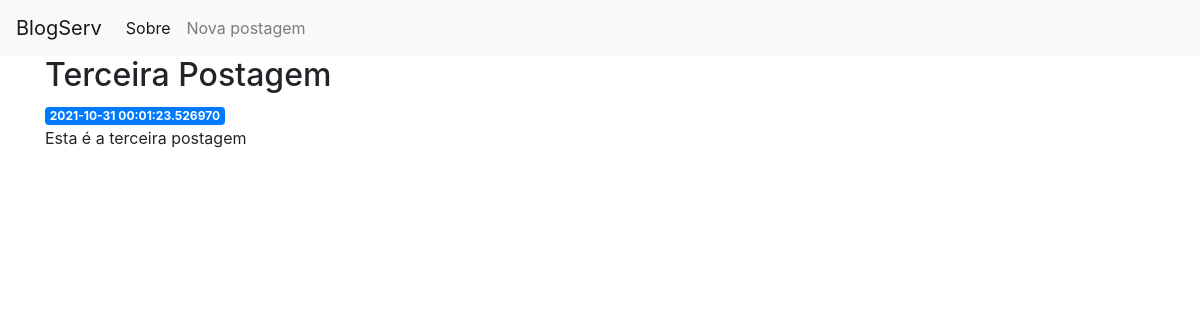
/4, run on the app's committed database.
### app.py (models this page shows)
class Posts(db.Model):
    id = db.Column(db.Integer, primary_key=True)
    created = db.Column(db.DateTime, default=datetime.datetime.utcnow)
    title = db.Column(db.String(80), nullable=False)
    content = db.Column(db.String(200), nullable=False)

### app.py (the view)
@app.route('/<int:post_id>')
def post(post_id):
    post = get_post(post_id)
    return render_template('post.html', post=post)

### app.py (called while the page is built)
def get_post(post_id):
    post = Posts.query.filter_by(id=post_id).first()
    if post is None:
        abort(404)
    return post

### templates/post.html
{% extends 'base.html' %}
{% block content %}
    <h2>{% block title %} {{ post['title'] }} {% endblock %}</h2>
    <span class="badge badge-primary">{{ post['created'] }}</span>
    <p>{{ post['content'] }}</p>
    {% endblock %}

### data on the page
Posts: title "Terceira Postagem", created "2021-10-31 00:01:23.526970", content "Esta é a terceira postagem"
